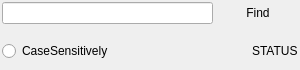
<?xml version="1.0" encoding="UTF-8"?>
<ui version="4.0">
 <class>FindWidget</class>
 <widget class="QWidget" name="FindWidget">
  <property name="windowModality">
   <enum>Qt::ApplicationModal</enum>
  </property>
  <property name="geometry">
   <rect>
    <x>0</x>
    <y>0</y>
    <width>300</width>
    <height>70</height>
   </rect>
  </property>
  <property name="minimumSize">
   <size>
    <width>300</width>
    <height>70</height>
   </size>
  </property>
  <property name="maximumSize">
   <size>
    <width>16777215</width>
    <height>70</height>
   </size>
  </property>
  <property name="windowTitle">
   <string>Form</string>
  </property>
  <layout class="QVBoxLayout" name="verticalLayout">
   <property name="spacing">
    <number>5</number>
   </property>
   <property name="leftMargin">
    <number>2</number>
   </property>
   <property name="topMargin">
    <number>2</number>
   </property>
   <property name="rightMargin">
    <number>2</number>
   </property>
   <property name="bottomMargin">
    <number>2</number>
   </property>
   <item>
    <layout class="QHBoxLayout" name="horizontalLayout">
     <item>
      <widget class="QLineEdit" name="lineEdit">
       <property name="font">
        <font>
         <stylestrategy>PreferDefault</stylestrategy>
        </font>
       </property>
       <property name="tabletTracking">
        <bool>true</bool>
       </property>
       <property name="cursorMoveStyle">
        <enum>Qt::LogicalMoveStyle</enum>
       </property>
      </widget>
     </item>
     <item>
      <widget class="QPushButton" name="btn_find">
       <property name="autoFillBackground">
        <bool>true</bool>
       </property>
       <property name="styleSheet">
        <string notr="true">QPushButton:Hover{
	color: rgb(44, 234, 255);
}</string>
       </property>
       <property name="text">
        <string>Find</string>
       </property>
       <property name="flat">
        <bool>true</bool>
       </property>
      </widget>
     </item>
    </layout>
   </item>
   <item>
    <spacer name="verticalSpacer">
     <property name="orientation">
      <enum>Qt::Vertical</enum>
     </property>
     <property name="sizeType">
      <enum>QSizePolicy::Maximum</enum>
     </property>
     <property name="sizeHint" stdset="0">
      <size>
       <width>100</width>
       <height>5</height>
      </size>
     </property>
    </spacer>
   </item>
   <item>
    <layout class="QHBoxLayout" name="horizontalLayout_2">
     <item>
      <widget class="QRadioButton" name="rbtn_case">
       <property name="text">
        <string>CaseSensitively</string>
       </property>
      </widget>
     </item>
     <item>
      <spacer name="horizontalSpacer">
       <property name="orientation">
        <enum>Qt::Horizontal</enum>
       </property>
       <property name="sizeHint" stdset="0">
        <size>
         <width>40</width>
         <height>20</height>
        </size>
       </property>
      </spacer>
     </item>
     <item>
      <widget class="QLabel" name="lbl_status">
       <property name="text">
        <string>STATUS</string>
       </property>
      </widget>
     </item>
    </layout>
   </item>
  </layout>
 </widget>
 <resources/>
 <connections/>
</ui>
